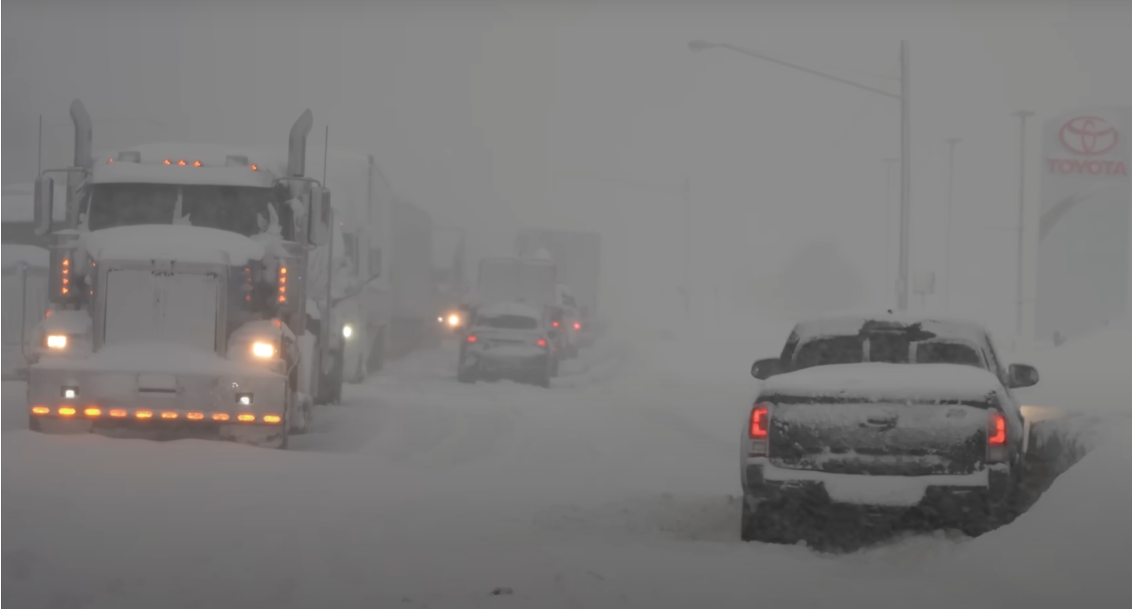
#> input picture notebooks/else/snow4.png, 2263 x 1218 px (shown at 1/2 size)
$ jupyter execute --allow-errors snow4.ipynb
#> lines starting #> are read from the running program, lines starting #| are printed output that depends on the picture
[cell 1]
# Copyright (c) Meta Platforms, Inc. and affiliates.

# Object masks in images from prompts with SAM 2

Segment Anything Model 2 (SAM 2) predicts object masks given prompts that indicate the desired object. The model first converts the image into an image embedding that allows high quality masks to be efficiently produced from a prompt.

The `SAM2ImagePredictor` class provides an easy interface to the model for prompting the model. It allows the user to first set an image using the `set_image` method, which calculates the necessary image embeddings. Then, prompts can be provided via the `predict` method to efficiently predict masks from those prompts. The model can take as input both point and box prompts, as well as masks from the previous iteration of prediction.

<a target="_blank" href="https://colab.research.google.com/github/facebookresearch/sam2/blob/main/notebooks/image_predictor_example.ipynb">

</a>

## Environment Set-up

If running locally using jupyter, first install `sam2` in your environment using the [installation instructions](https://github.com/facebookresearch/sam2#installation) in the repository.

If running from Google Colab, set `using_colab=True` below and run the cell. In Colab, be sure to select 'GPU' under 'Edit'->'Notebook Settings'->'Hardware accelerator'. Note that it's recommended to use **A100 or L4 GPUs when running in Colab** (T4 GPUs might also work, but could be slow and might run out of memory in some cases).

[cell 2]
using_colab = False

[cell 3]
if using_colab:
    import torch
    import torchvision
    print("PyTorch version:", torch.__version__)
    print("Torchvision version:", torchvision.__version__)
    print("CUDA is available:", torch.cuda.is_available())
    import sys
    !{sys.executable} -m pip install opencv-python matplotlib
    !{sys.executable} -m pip install 'git+https://github.com/facebookresearch/sam2.git'

    !mkdir -p images
    !wget -P images https://raw.githubusercontent.com/facebookresearch/sam2/main/notebooks/images/truck.jpg
    !wget -P images https://raw.githubusercontent.com/facebookresearch/sam2/main/notebooks/images/groceries.jpg

    !mkdir -p ../checkpoints/
    !wget -P ../checkpoints/ https://dl.fbaipublicfiles.com/segment_anything_2/092824/sam2.1_hiera_large.pt

## Set-up

Necessary imports and helper functions for displaying points, boxes, and masks.

[cell 4]
import os
# if using Apple MPS, fall back to CPU for unsupported ops
os.environ["PYTORCH_ENABLE_MPS_FALLBACK"] = "1"
import numpy as np
import torch
import matplotlib.pyplot as plt
from PIL import Image

#> (a cell that did not finish here is left out)

[cell 6]
np.random.seed(3)

# [44 lines left out: functions show_mask, show_points, show_box, show_masks, not called in this run]

## Example image

[cell 7]
image = Image.open('else/snow4.png')
#> image is the input picture: PIL image 2263x1218 RGBA; mean R, G, B, A 124.3, 122.7, 122.4, 255
#image = np.array(image.convert("L"))  # Convert to grayscale
image = np.array(image.convert("RGB"))
#> image: shape (1218, 2263, 3)
plt.figure(figsize=(10, 10))
plt.imshow(image, cmap='gray')
plt.axis('on')
plt.show()

[cell 8]
import cv2
from collections import Counter

image2= Image.open('else/snow4.png')
#image = Image.open('parquery/frame_00000.jpg')
image_np = np.array(image2.convert("RGB"))
image = np.array(image2.convert("RGB"))

plt.figure(figsize=(10, 10))
plt.imshow(image2)
plt.axis('on')
plt.show()

colors = ('r', 'g', 'b')
channel_names = ('Red', 'Green', 'Blue')

plt.figure(figsize=(10, 5))
for i, color in enumerate(colors):
    hist = cv2.calcHist([image_np], [i], None, [256], [0, 256])
    plt.plot(hist, color=color, label=channel_names[i])
    plt.xlim([0, 256])

plt.title("Pixel Distribution per RGB Channel")
plt.xlabel("Pixel Value (0–255)")
plt.ylabel("Pixel Count")
plt.legend()
plt.grid(True)
plt.tight_layout()
plt.show()
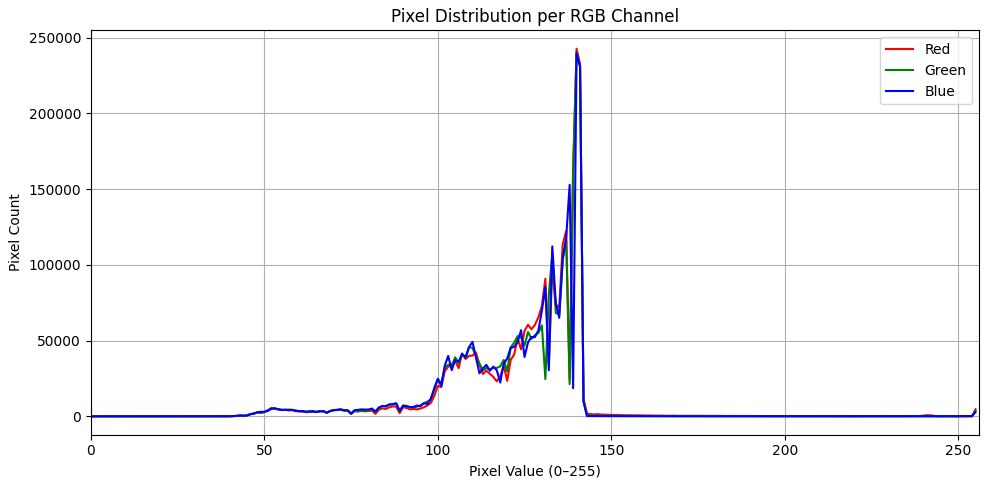
#> figure drawn by matplotlib, 1 panel; curve peaks at x = 140, y = 242601; curve peaks at x = 140, y = 240284; curve peaks at x = 140, y = 239612


$ run again, with notebooks/parquery/frame_00000.jpg saved as notebooks/else/snow4.png
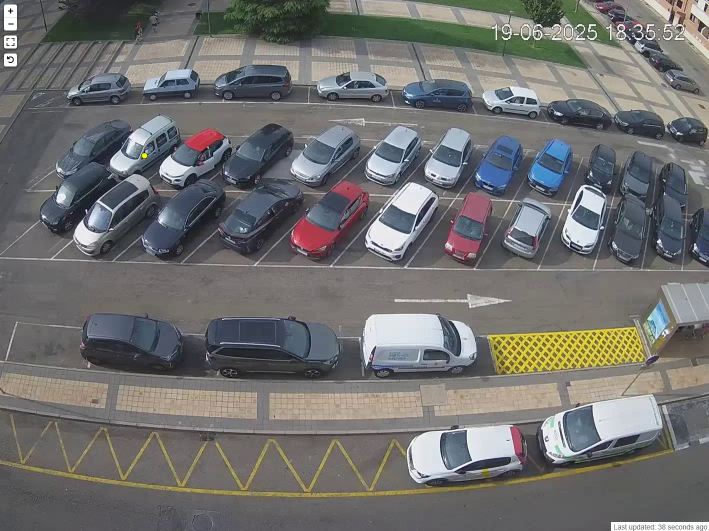
#> input picture notebooks/parquery/frame_00000.jpg, 1418 x 1062 px (shown at 1/2 size)
#> image is the input picture: PIL image 1418x1062 RGB; mean R, G, B 112.4, 112.2, 111.1
#> `plt.show()`:
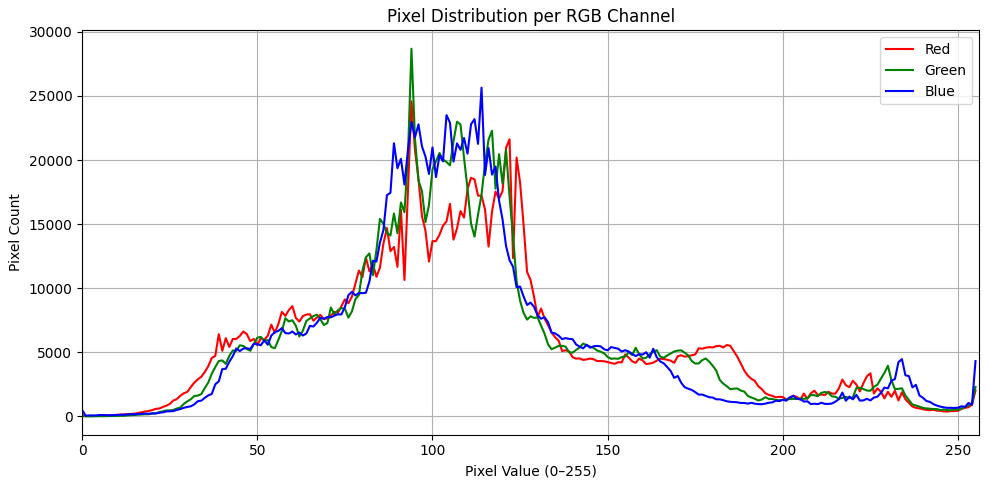
#> figure drawn by matplotlib, 1 panel; curve peaks at x = 94, y = 24587; curve peaks at x = 94, y = 28686; curve peaks at x = 114, y = 25649
